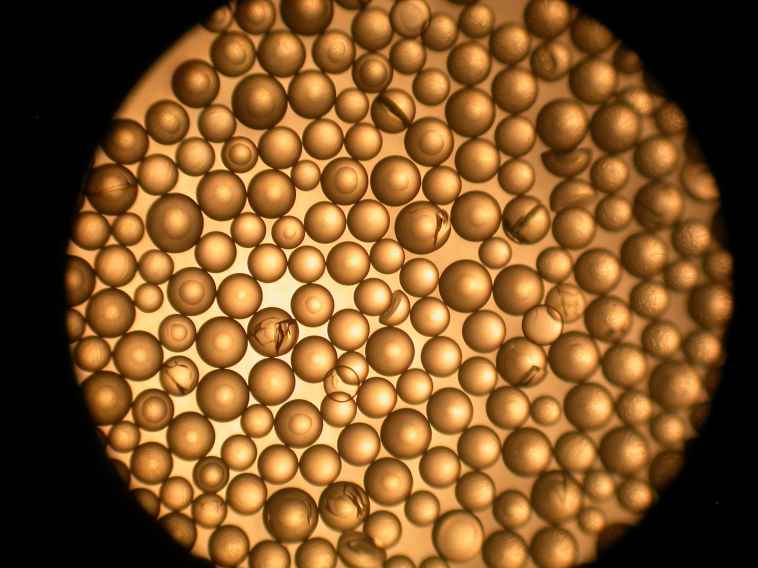
#> input picture resins/train/img_train.png, 2272 x 1704 px, given as the content of the folder train_data/, which was not available (shown at 1/3 size)
$ python data_preparing.py
#> lines starting #> are read from the running program, lines starting #| are printed output that depends on the picture; pictures that were not available may be replaced by others from this repository, and a replacement may not be noted
### prepare_image.py
import cv2
import numpy as np


def prepare_image(image_path):
#> called with image_path = 'train_data/img_train.png'
    img = convert_to_grayscale(cv2.imread(image_path))
    height, width = img.shape
    images = []

    if width > 32:
        images.append(resize_to_square(img, 32))
        return images

    for i in range(33 - width):
        images.append(get_square_images(img, 32, i))

    return images


def convert_to_grayscale(img):
    """convert given image to grayscale image (if needed) and resize to desired height"""
    assert img.ndim in (2, 3)
    if img.ndim == 3:
        img = cv2.cvtColor(img, cv2.COLOR_BGR2GRAY)
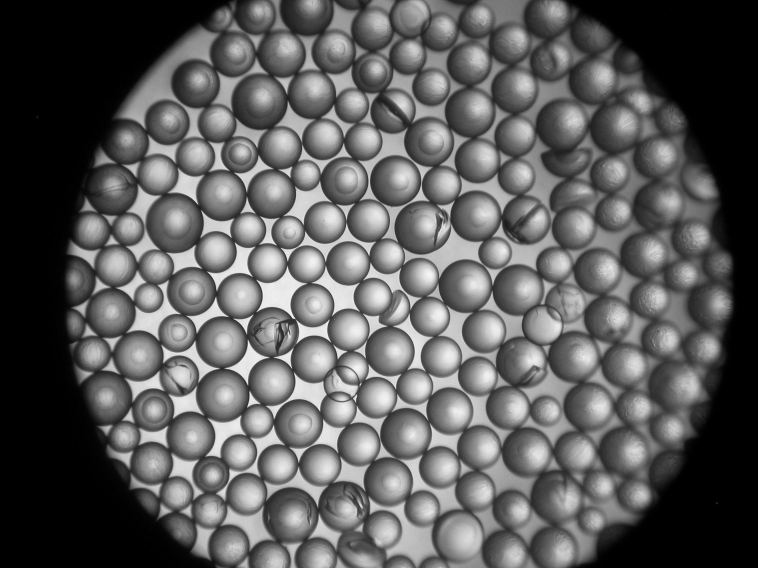
#> img: shape (1704, 2272) (shown at 1/3 size); min 0, max 250, mean 91.4

    return img


# [9 lines left out: function get_square_images, not called in this run]


def resize_to_square(img, square_size):
#> called with square_size = 32
    height, width = img.shape
#> height = 1704; width = 2272
    if height > width:
        differ = height
    else:
        differ = width
#> differ = 2272

    mask = np.ones((differ, differ), dtype="uint8") * 255
    x_pos = int((differ - width) / 2)
#> x_pos = 0
    y_pos = int((differ - height) / 2)
#> y_pos = 284
    mask[y_pos:y_pos + height, x_pos:x_pos + width] = img[0:height, 0:width]
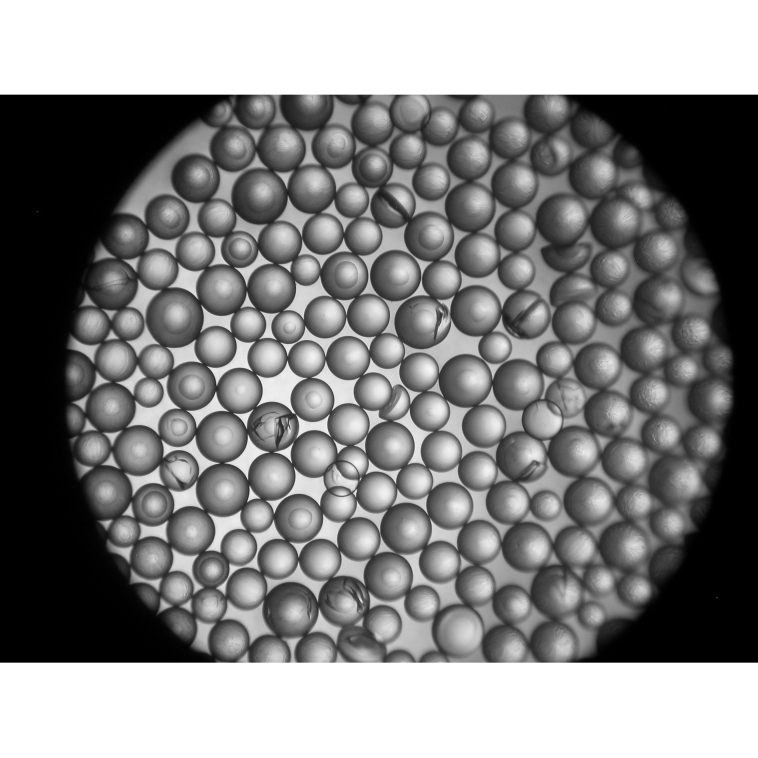
#> mask: shape (2272, 2272) (shown at 1/3 size); min 0, max 255, mean 132.3
    mask = cv2.resize(mask, (square_size, square_size), interpolation=cv2.INTER_AREA)
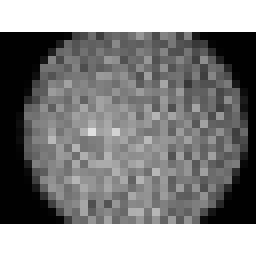
#> mask: shape (32, 32) (shown 8 times larger); min 0, max 255, mean 132.3

    return mask

#[4.982544872212406, 0.828000009059906]

### data_preparing.py
import os
import numpy as np
import scipy.io as sio

from prepare_image import prepare_image


def prepare_data(folder_name, save_file_name):
    data_X = []
    data_y = []

    # read input images from 'in' directory
    img_files = os.listdir(f'{folder_name}/')
    for (i, file_name) in enumerate(img_files):
        images = prepare_image(f'{folder_name}/{file_name}')
#> images = 1 item

        data_X.extend(images)
        data_y.extend([ord(file_name[0])] * len(images))

    print(len(data_X))
#| 1
    print(len(data_y))
#| 1
    print(data_X[0:1])
#> (printed output is left out)
    sio.savemat(f'data/{save_file_name}_32x32.mat', {'X': data_X, 'y': data_y})


def main():
    prepare_data('train_data', 'train')
    prepare_data('test_data', 'test')
#| 1
#| 1
#> (printed output is left out)


if __name__ == '__main__':
    main()

# venv/bin/trdg -c 517 -l al -m 0,0,0,0 -b 1 --output_dir train_data
